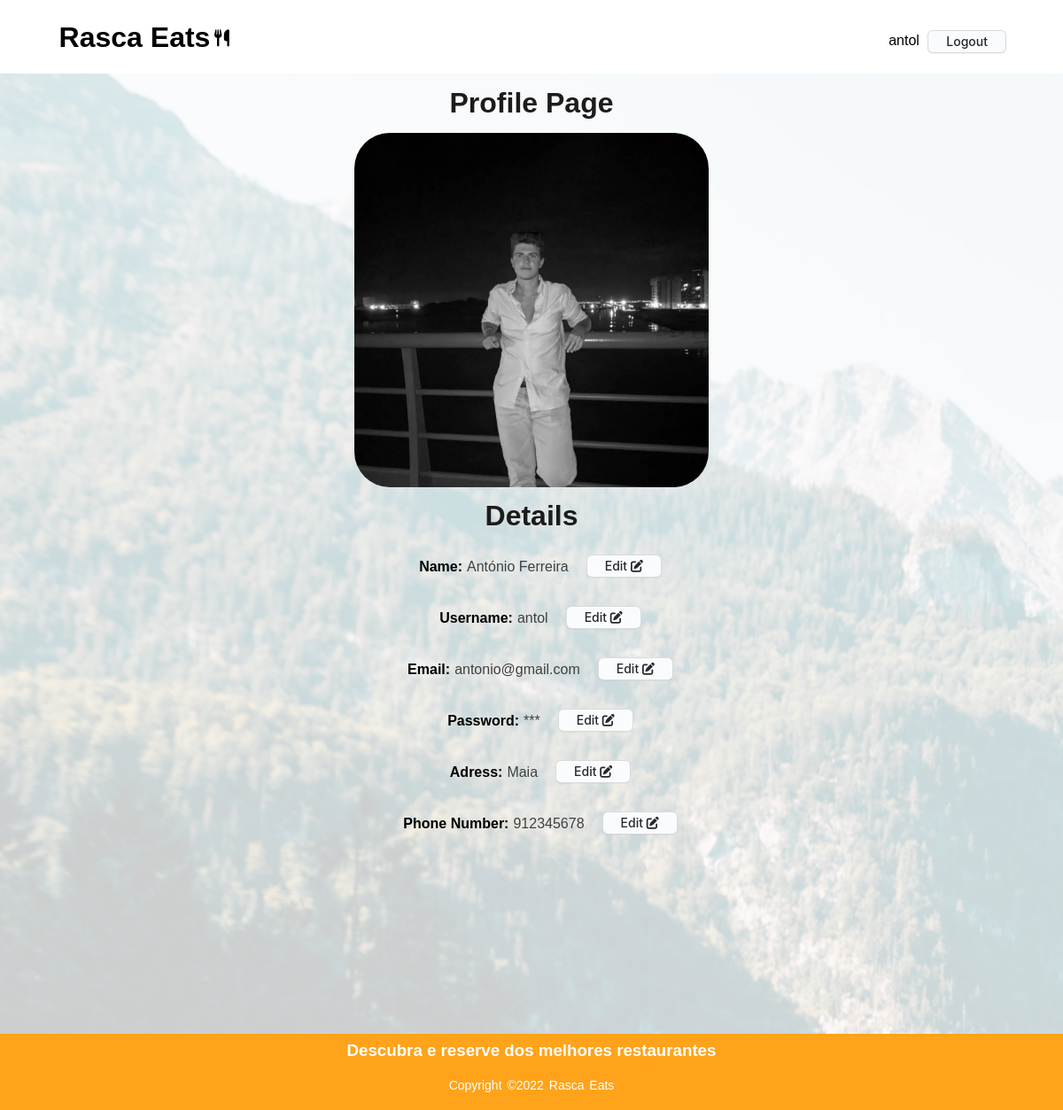
Before: /profilePage.php (signed in) with the older database file.
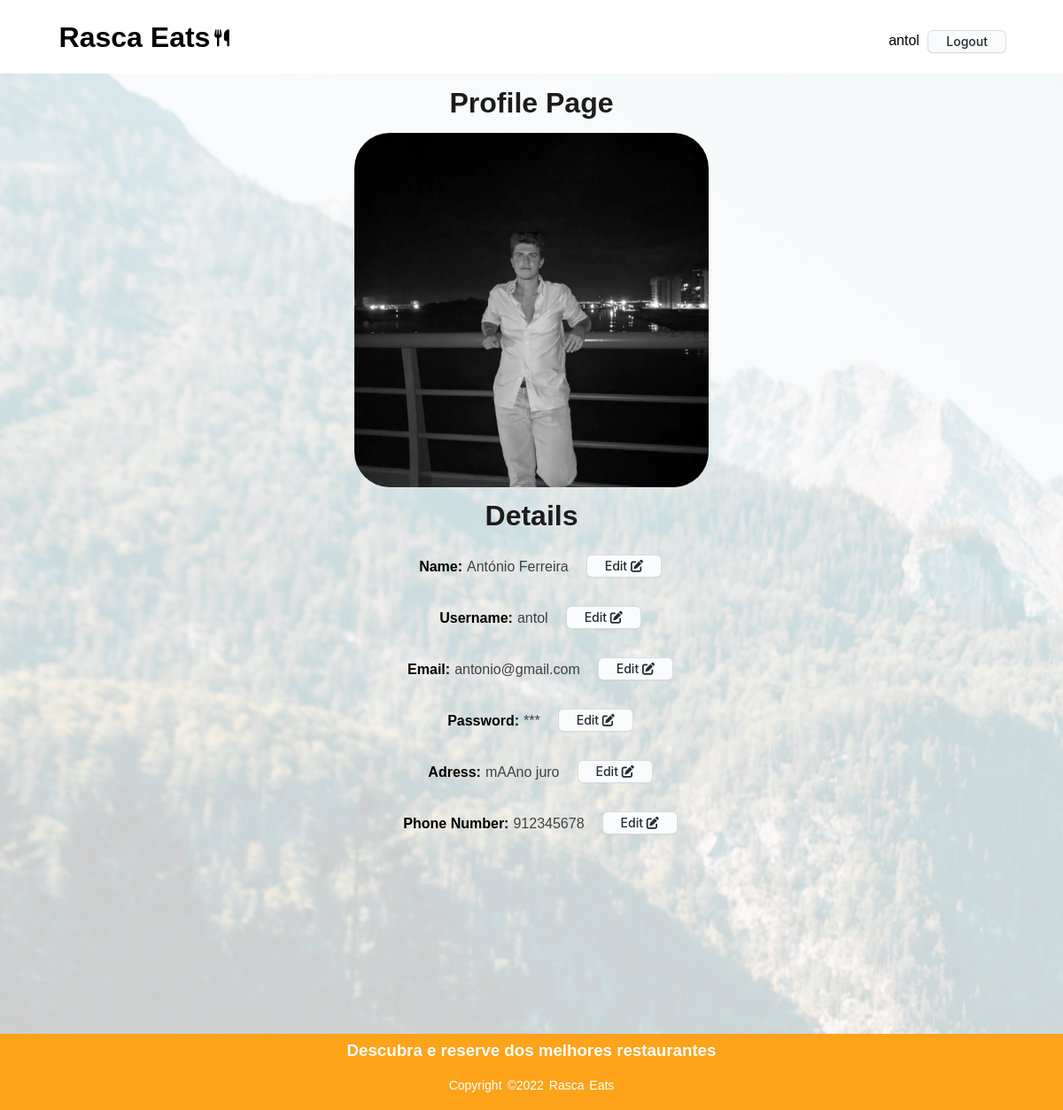
After: the same page with the newer database file.
### tables this page shows
CREATE TABLE Client(
    clientId integer PRIMARY KEY,
    clientName varchar NOT NULL,
    email varchar NOT NULL UNIQUE,
    phoneNumber integer NOT NULL UNIQUE,
    adress varchar NOT NULL,
    password varchar NOT NULL,
    username varchar NOT NULL UNIQUE
);

### profilePage.php (the view, shortened to what this page needs)
<?php
    require_once('templates/common.php');
    $db = getDatabaseConnection();
    $db->setAttribute(PDO::ATTR_DEFAULT_FETCH_MODE, PDO::FETCH_ASSOC);
    $stmt = $db->prepare('SELECT * FROM client WHERE clientId = ?');
    $stmt->execute(array($_SESSION['id']));
    $client = $stmt->fetch();
    $username = $client['username'];
    $name = $client['clientName'];
    $email = $client['email'];
    $adress = $client['adress'];
    $phoneNumber = $client['phoneNumber'];
?>
<!DOCTYPE html>
<html lang="en">
<head>
    <link rel="stylesheet" href="css/profile.css">
</head>
<body>
<?php output_header_wo_search()?>
    <div class="profile">
        <div class="header">
            <h1>Profile Page</h1>
            <img class="avatar" src="images/pinheiro.jpg" alt="Avatar">
    </div>
    <div class="details">
        <h1>Details</h1>
        <div class="row">
            <span class="bold">Name:</span> <p><?=$name?></p>
            <form action="edit_profile.php" method="post" class="logout">
                <button class="button-3" name = "name" role="button">Edit <i class="fa-solid fa-pen-to-square"></i></button>
            </form>
        </div>
        <div class="row">
            <span class="bold">Username:</span> <p><?=$username?></p>
            <form action="edit_profile.php" method="post" class="logout">
                <button class="button-3" name = "username" role="button">Edit <i class="fa-solid fa-pen-to-square"></i></button>
            </form>
        </div>
        <div class="row">
            <span class="bold">Email:</span> <p><?=$email?></p>
            <form action="edit_profile.php" method="post" class="logout">
                <button class="button-3" name = "email" role="button">Edit <i class="fa-solid fa-pen-to-square"></i></button>
            </form>
        </div>
        <div class="row">
            <span class="bold">Password:</span> <p>***</p>
            <form action="edit_profile.php" method="post" class="logout">
                <button class="button-3"  name = "password" role="button">Edit <i class="fa-solid fa-pen-to-square"></i></button>
            </form>
        </div>
        <div class="row">
            <span class="bold">Adress:</span> <p><?=$adress?></p>
            <form action="edit_profile.php" method="post" class="logout">
                <button class="button-3" name = "adress" role="button">Edit <i class="fa-solid fa-pen-to-square"></i></button>
            </form>
        </div>
        <div class="row">
            <span class="bold">Phone Number:</span> <p><?=$phoneNumber?></p>
            <form action="edit_profile.php" method="post" class="logout">
                <button class="button-3" name = "phoneNumber" role="button">Edit <i class="fa-solid fa-pen-to-square"></i> </button>
            </form>
        </div>
    </div>
</div>
<?php output_footer() ?>
</body>
</html>

### templates/common.php (shortened to what this page needs)
<?php function drawLogoutForm(string $name) { ?>
  <form action="actionlogout.php" method="post" class="logout">
    <a href="profilePage.php"><?=$name?></a>
  <button class="button-4" role="button">Logout</button>
  </form>
<?php } ?>
<?php function output_header_wo_search(){ ?>
  <header>
        <h1><a href="frontPage.php">Rasca Eats</a></h1>
        <i class="fa-solid fa-utensils"></i>
        <div class = "l" id="loginForm">
            <?php
            if (isset($_SESSION['id'])){
                    drawLogoutForm($_SESSION['name'])?>
<?php            }
            else{ ?>
                    <div class="login">
                        <a href="login_register.php">Login | Register</a>
                    </div>
<?php       }
                ?>
        </div>
    </header>
<?php } ?>
<?php function output_footer(){ ?>
  <footer>
        <div class="footer-content">
            <h3>Descubra e reserve dos melhores restaurantes</h3>
        </div>
        <div class="footer-bottom">
            <p>copyright &copy;2022 Rasca Eats</p>
        </div>
    </footer>
<?php } ?>

### css/profile.css (style rules this page uses)
* { font-family: sans-serif; margin: 0; padding: 0; }
body { font-family: 'Ubuntu', sans-serif; text-align: center; width: 100%; height: 100%; position: absolute; background: #fff; background-image: linear-gradient(rgba(0,0,0,0.4),rgba(0,0,0,0.4)),url(../background.jpg); }
.profile { background-color: rgba(255, 255, 255, 0.8); }
.header > h1 { color: #1C1C1C; padding: 15px; }
.header > img { width:400px; border-radius: 10%; filter: grayscale(1); transition: .3s; cursor: pointer; }
.details { padding-bottom:13em; }
.details > h1 { color: #1C1C1C; padding: 10px; font-size: 2em; }
.bold { font-weight: 700; padding-top: 20px; padding-left: 20px; }
p { color: #404040; padding: 20px; }
footer { background-color: #ffa31a; font-family: 'Gill Sans', 'Gill Sans MT', Calibri, 'Trebuchet MS', sans-serif; padding-top: 0.5em; color: #fff; }
.footer-content { display: flex; align-items: center; justify-content: center; flex-direction: column; }
.footer-content h3 { font-family: Verdana, Geneva, Tahoma, sans-serif; }
.footer-bottom { background: transparent; color: white; padding: 0px 0; text-align: center; }
.footer-bottom p { font-size: 14px; word-spacing: 2px; text-transform: capitalize; color: white; }
header { padding: 1em; display: grid; grid-template-columns: 11em 3em auto; padding-top: 1.5em; padding-left: 4em; padding-right: 4em; background-color: white; }
header h1 { grid-column: 1; grid-row: 1/1; padding-bottom: 0.2em; }
header h1 a { text-decoration: none; color: black; }
header i { grid-column: 2; grid-row: 1; text-align: left; padding-top: 0.5em; font-size: larger; padding-left: 0.1em; }
#loginForm { grid-column: 3; grid-row: 1; display: block; text-align: right; padding-top: 0.5em; }
header form { grid-column: 1/4; grid-row: 2; }
.button-4 { appearance: none; background-color: #FAFBFC; border: 1px solid rgba(27, 31, 35, 0.15); border-radius: 6px; box-shadow: rgba(27, 31, 35, 0.04) 0 1px 0, rgba(255, 255, 255, 0.25) 0 1px 0 inset; box-sizing: border-box; color: #24292E; cursor: pointer; display: inline-block; font-family: -apple-system, system-ui, "Segoe UI", Helvetica, Arial, sans-serif, "Apple Color Emoji", "Segoe UI Emoji"; font-size: 14px; font-weight: 500; line-height: 20px; list-style: none; padding: 2px 20px; position: relative; transition: background-color 0.2s cubic-bezier(0.3, 0, 0.5, 1); user-select: none; -webkit-user-select: none; touch-action: manipulation; vertical-align: middle; white-space: nowrap; word-wrap: break-word; }
.button-3 { appearance: none; background-color: #FAFBFC; border: 1px solid rgba(27, 31, 35, 0.15); border-radius: 6px; box-shadow: rgba(27, 31, 35, 0.04) 0 1px 0, rgba(255, 255, 255, 0.25) 0 1px 0 inset; box-sizing: border-box; color: #24292E; cursor: pointer; display: inline-block; font-family: -apple-system, system-ui, "Segoe UI", Helvetica, Arial, sans-serif, "Apple Color Emoji", "Segoe UI Emoji"; font-size: 14px; font-weight: 500; line-height: 20px; list-style: none; padding: 2px 20px; position: relative; transition: background-color 0.2s cubic-bezier(0.3, 0, 0.5, 1); user-select: none; -webkit-user-select: none; touch-action: manipulation; vertical-align: middle; white-space: nowrap; word-wrap: break-word; margin-top: 15px; }
.button-3:before { display: none; }
.button-4:before { display: none; }
.logout > a { background-image: linear-gradient( to right, #54b3d6, #54b3d6 50%, #000 50% ); background-size: 200% 100%; background-position: -100%; display: inline-block; padding: 5px 5px; position: relative; -webkit-background-clip: text; background-clip: text; -webkit-text-fill-color: transparent; transition: all 0.3s ease-in-out; }
.logout > a:before { content: ''; background: #54b3d6; display: block; position: absolute; bottom: -3px; left: 0; width: 0; height: 3px; transition: all 0.3s ease-in-out; }
.row { width: 100%; display: flex; flex-direction: row; text-align: right; justify-content: center; padding-left: -100px; }
.row > p { padding-left: 5px; }

Changed rows visible on the page:
changed client "antol": adress "Maia" → "mAAno juro"
